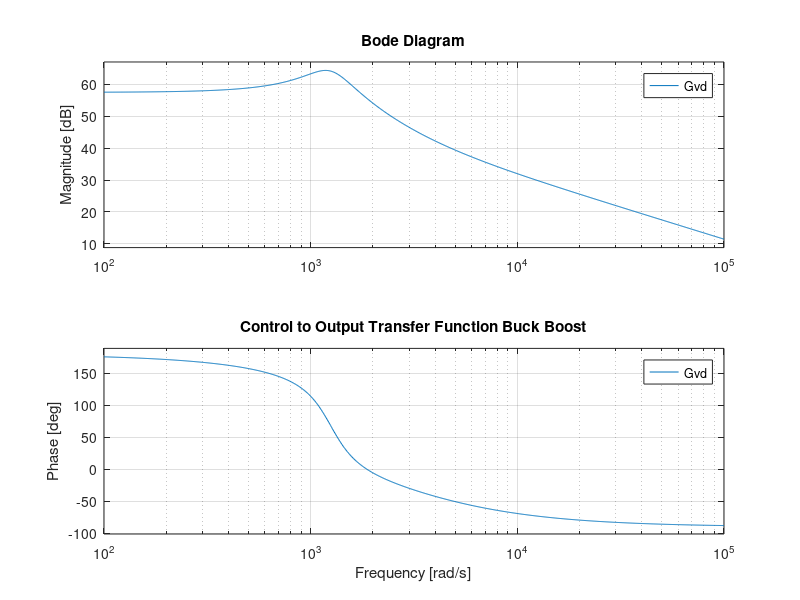
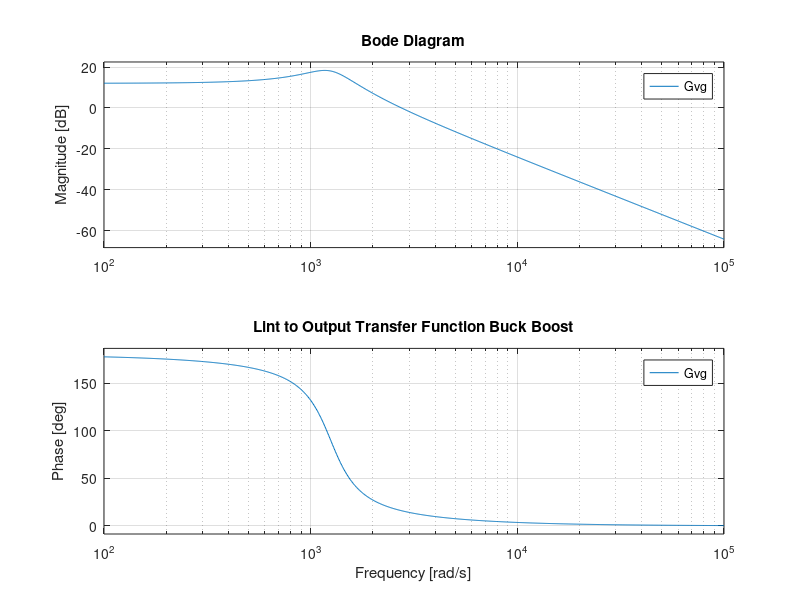

The MATLAB script that drew these images, in order:
close all
clear all
clc

% Converter Parameters
D=0.8;
R=10;
Vg=30;
L=160e-6;
C=160e-6;

% Calculations
Dprime=1-D;
V=Vg*(-D/Dprime);

s=tf('s'); % Laplace Transfer function operator s=jw

% Line to output and Control to output Transfer function Buck Boost
Ggo = - (D/Dprime);
Gdo = V/D/(Dprime);
wo = Dprime/sqrt(L*C);
Q = Dprime*R*sqrt(C/L);
fo = wo/2/pi;
wz = (Dprime^2)*R/D/L;
fz = wz/2/pi;

Gvd = Gdo*(1-s/wz)/( 1 +s/Q/wo + (s/wo)^2 );
Gvg = Ggo*1/( 1 +s/Q/wo + (s/wo)^2 );

figure()
bode(Gvd)
title('Control to Output Transfer Function Buck Boost')

figure()
bode(Gvg)
title('Lint to Output Transfer Function Buck Boost')
